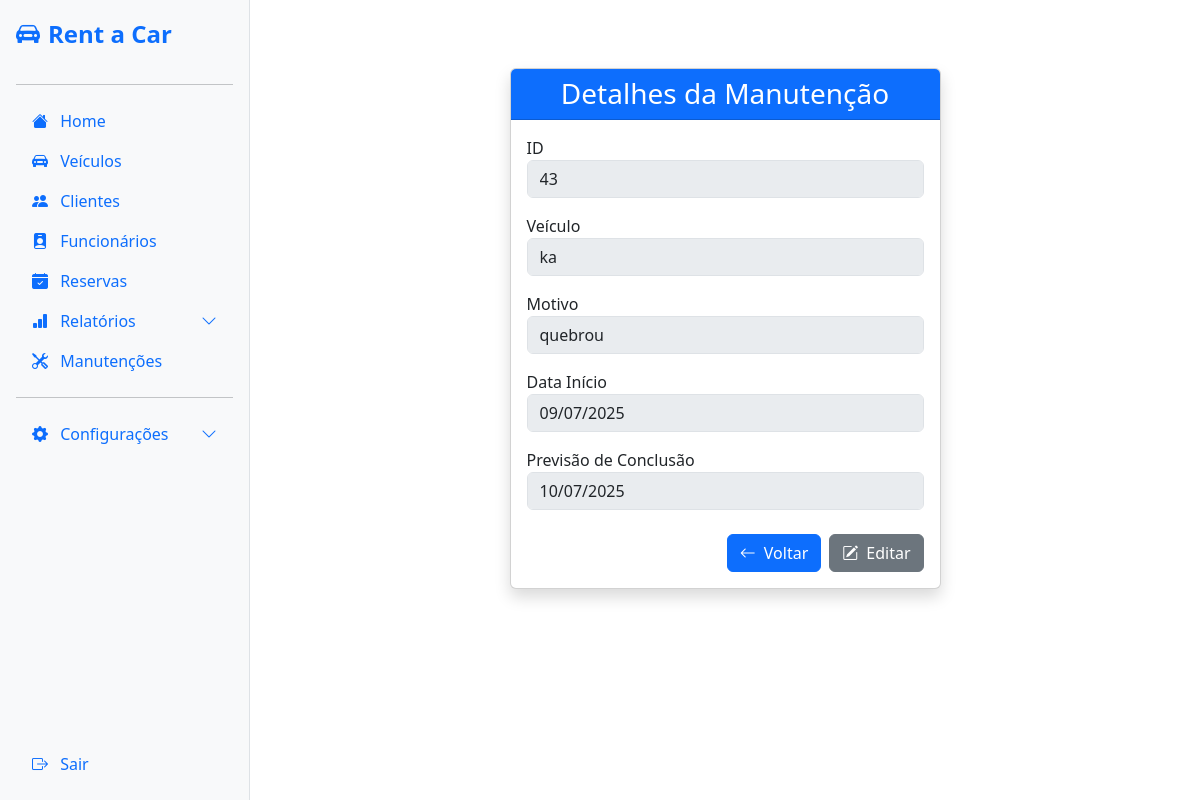
The page /maintenance/27/ (signed in) on the database its author committed.
### maintenance/models.py (models this page shows, shortened)
class Maintenance(models.Model):
    vehicle = models.ForeignKey(Vehicle, on_delete=models.CASCADE, related_name='maintenances')
    reason = models.TextField()
    expected_end_date = models.DateField()
    start_date = models.DateTimeField(auto_now_add=True)
    end_date = models.DateTimeField(blank=True, null=True)
    completed = models.BooleanField(default=False)
    status = models.CharField(max_length=20, choices=STATUS_CHOICES, default='in_progress')

### vehicles/models.py (models this page shows, shortened)
class Vehicle(models.Model):
    vehicle_type = models.CharField(max_length=10, choices=VEHICLE_TYPE_CHOICES)
    brand = models.CharField(max_length=20, choices=VEHICLE_BRAND_CHOICES)
    model = models.CharField(max_length=50)
    year = models.IntegerField()
    color = models.CharField(max_length=20)
    km = models.IntegerField()
    status = models.CharField(max_length=20, choices=STATUS_CHOICES, default='available')
    description = models.TextField(blank=True, null=True)
    created_at = models.DateTimeField(auto_now_add=True)
    plate = models.CharField(max_length=7, unique=True, default='')
    vehicle_class = models.ForeignKey(VehicleClass, on_delete=models.PROTECT)
    image = models.ImageField(upload_to='vehicles/images/', blank=True, null=True)

### maintenance/views.py (the view)
# urls.py: path('<int:id>/', views.maintenance_detail, name='maintenance_detail'),
@login_required
def maintenance_detail(request, id):
    maintenance = get_object_or_404(Maintenance, id=id)
    return render(request, 'maintenance/detail.html', {'maintenance': maintenance})

### maintenance/templates/maintenance/detail.html (shortened to what this page needs)
{% extends "base/base.html" %}
{% block content %}
<div class="container mt-5">
  <div class="row justify-content-center">
    <div class="col-md-8 col-lg-6">
      <div class="card shadow">
        <div class="card-header bg-primary text-white text-center">
          <h3 class="mb-0">Detalhes da Manutenção</h3>
        </div>
        <div class="card-body">
          <form>
            <div class="mb-3">
              <label for="id">ID</label>
              <input type="id" id="id" class="form-control" value="{{ maintenance.vehicle.id }}" disabled>
            </div>
            <div class="mb-3">
              <label for="id_vehicle">Veículo</label>
              <input type="text" id="id_vehicle" class="form-control" value="{{ maintenance.vehicle.model|default:'Não informado' }}" disabled>
            </div>
            <div class="mb-3">
              <label for="id_reason">Motivo</label>
              <textarea id="id_reason" class="form-control" rows="3" disabled>{{ maintenance.reason|default:"Não informado" }}</textarea>
            </div>
            <div class="mb-3">
              <label for="id_start_date">Data Início</label>
              <input type="text" id="id_start_date" class="form-control" value="{{ maintenance.start_date|date:'d/m/Y' }}" disabled>
            </div>
            <div class="mb-3">
              <label for="id_expected_end_date">Previsão de Conclusão</label>
              <input type="text" id="id_expected_end_date" class="form-control" value="{{ maintenance.expected_end_date|date:'d/m/Y' }}" disabled>
            </div>
              <div class="d-flex justify-content-end gap-2 mt-4">
              <a
                href="{% url 'maintenance_list' %}"
                class="btn btn-primary d-flex align-items-center"
              >
                <i class="bi bi-arrow-left me-2"></i> Voltar
              </a>
              <a
                href="{% url 'maintenance_update' maintenance.id %}"
                class="btn btn-secondary d-flex align-items-center"
              >
                <i class="bi bi-pencil-square me-2"></i> Editar
              </a>
            </div>
          </form>
        </div>
      </div>
    </div>
  </div>
</div>
{% endblock %}

### maintenance/templates/maintenance/detail.html (style rules this page uses)
input, textarea, select { width: 100%; padding: 8px 12px; border: 1px solid #d1d5db; border-radius: 8px; background-color: #fff; font-size: 1rem; box-sizing: border-box; transition: border-color 0.3s ease; }
textarea { height: 38px; resize: none; padding: 8px 12px; border: 1px solid #d1d5db; border-radius: 8px; background-color: #fff; font-size: 1rem; box-sizing: border-box; transition: border-color 0.3s ease; }

### rows shown on the page
Maintenance: vehicle.id "43", vehicle.model "ka", reason "quebrou", start_date "09/07/2025", expected_end_date "10/07/2025"
